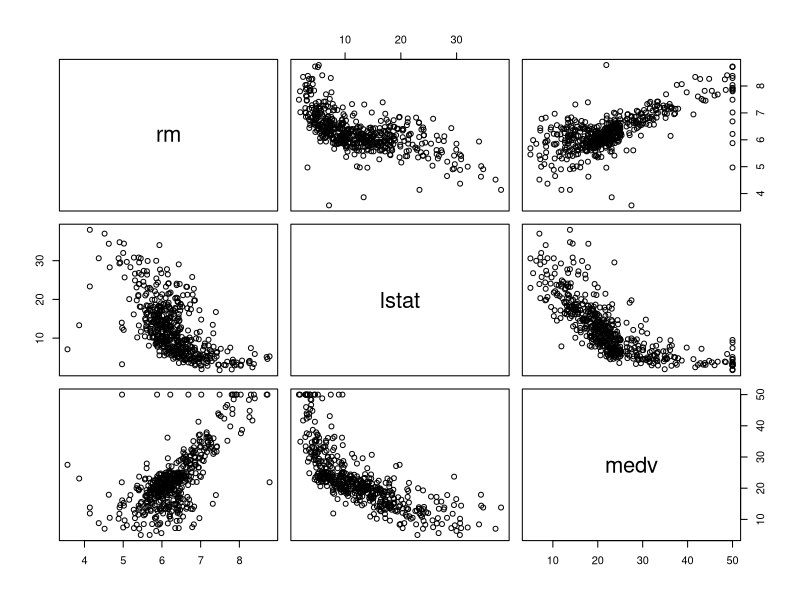
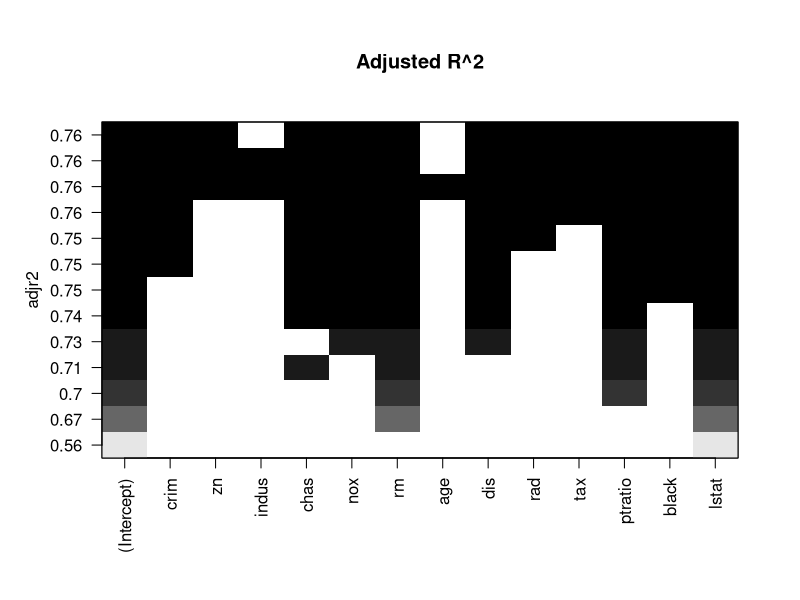
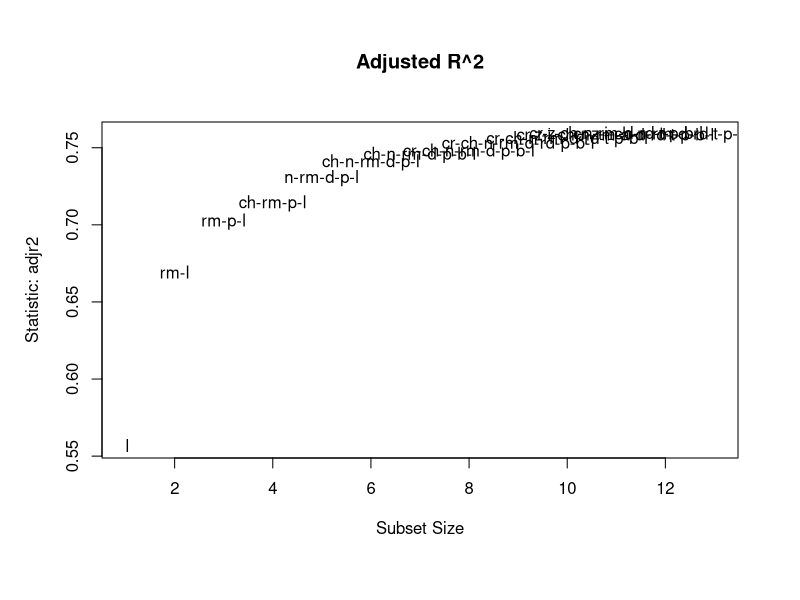

These charts were generated, in order, by the following R code: (Note: this script raises an error after producing the figures.)
### Load packages and data
library(tidyverse)
library(MASS)
library(caret)
library(corrplot)
library(leaps)
library(car)

data(Boston)

### Examine structure of Boston data set
str(Boston)

###---------------------------------------------------------------------------
###---------------------------------------------------------------------------
###------- Analytic Approach -------------------------------------------------
###---------------------------------------------------------------------------
###---------------------------------------------------------------------------


### Determine the two variables with the highest correlation to medv
corMat <- cor(Boston)
corPairs <- as.data.frame(as.table(corMat))

sorted <- 
  corPairs %>%
    dplyr::filter(Var1 %in% "medv") %>%
      dplyr::mutate(absFreq = abs(Freq)) %>%
        dplyr::arrange(absFreq)

pairs(Boston[names(Boston) %in% c("medv", "lstat", "rm")])

###---------------------------------------------------------------------------
###---------------------------------------------------------------------------
###------- Custom Functions --------------------------------------------------
###---------------------------------------------------------------------------
###---------------------------------------------------------------------------

performanceSummary <- function(lm_mod){
  rs <- summary(lm_mod)$r.squared
  ars <- summary(lm_mod)$adj.r.squared
  mse <- summary(lm_mod)$sigma
  
  res <- data.frame(r_squared = rs, adj_r_squared = ars, MSE = mse)
  
  res
}

###---------------------------------------------------------------------------
###---------------------------------------------------------------------------
###------- Results -----------------------------------------------------------
###---------------------------------------------------------------------------
###---------------------------------------------------------------------------

# create testing and validation data sets
train_index <- createDataPartition(Boston$medv, p = 0.75, list = FALSE)
trainset <- Boston[train_index, ]
testset <- Boston[-train_index, ]


##### perform best subsets analysis
regsubsets.out <-
  regsubsets(medv ~ .,
             data = trainset,
             nbest = 1,       # 1 best model for each number of predictors
             nvmax = NULL,    # NULL for no limit on number of variables
             force.in = NULL, force.out = NULL,
             method = "exhaustive")
regsubsets.out

best_subsets_mods <- lapply(1:13, function(x) names(coef(regsubsets.out, x))[-1])

best_subsets_mods_formulas <- lapply(best_subsets_mods,
                                     function(x) paste(x, collapse = "+"))

best_subsets_mods_full_formulas <- lapply(best_subsets_mods_formulas,
                                          function(x) lm(formula = paste0("medv ~ ", x), data = trainset))

# RMSE
rmse <- sapply(best_subsets_mods_full_formulas, function(x) sqrt(sum(predict(x, newdata = testset) - testset$medv)^2/nrow(testset)))

plotRmse <- data.frame(complexity = 1:13, measure = "Test Set: RMSE", value = rmse)


# Adjusted R-squared
ars <- sapply(best_subsets_mods_full_formulas, function(x) summary(x)$adj.r.squared)

plotArs <- data.frame(complexity = 1:13, measure = "Test Set: Adjusted R Squared", value = ars)

# all metrics
plotMetrics <- rbind(plotRmse, plotArs)

metPlot <- 
  plotMetrics %>%
    ggplot(aes(x = complexity, y = value)) + 
      geom_line() + 
        facet_wrap(~measure, scale = "free") + 
          xlab("Number of Parameters")


summary.out <- summary(regsubsets.out)
as.data.frame(summary.out$outmat)
plot(regsubsets.out, scale = "adjr2", main = "Adjusted R^2")

## Adjusted R2
res.legend <-
  subsets(regsubsets.out, statistic="adjr2", legend = FALSE, min.size = 1, main = "Adjusted R^2")

summary.out$adjr2

# the best compromise of R^2 and complexity is the model with 7 variables
# crim, nox, rm, dis, ptratio, black, lstat
lm.best_subsets <- lm(medv ~ zn + chas + nox + rm + dis + ptratio + lstat, data = testset)
performanceSummary(lm_mod = lm.best_subsets)


##### LASSO variable selection
lasso_grid <- expand.grid(fraction = seq(.05, 1, length = 20))
lasso_model <- train(medv ~ .,
                    data = trainset,
                    method = "lasso",
                    preProcess = c("center", "scale"),
                    tuneGrid = lasso_grid,
                    trControl = trainControl(method= "cv", selectionFunction = "oneSE"))
lasso_model
lasso_model$finalModel$beta.pure[8, ]
lasso_pred <- predict(lasso_model, testset)
postResample(pred = lasso_pred,  obs = testset$medv)

# crim, rm, dis, tax, ptratio, black, lstat
lm.lasso <- lm(medv ~ crim + rm + dis + tax + ptratio + black + lstat, data = testset)
performanceSummary(lm.lasso)
postResample(pred = predict(lm.lasso, testset),  obs = testset$medv)

# fine tune lm.best_subsets
lm.best_subsets <- lm(medv ~ zn + chas + nox + rm + dis + ptratio + lstat, data = trainset)

## linearity considerations
boston_long <- 
  Boston[, c("medv", "zn", "chas", "nox", "rm", "dis", "ptratio", "lstat")] %>%
    tidyr::gather("var", "value", -1)

xyPlots <- boston_long %>%
            ggplot(aes(x = value, y = medv)) +
              geom_point() + 
                facet_wrap(~var, scales = "free")

# dis, lstat, nox all appear to have signs of non-linearity 
lm.best_subsets_poly <- lm(medv ~ zn + chas + poly(nox, 3) + rm + poly(dis, 3) + ptratio + poly(lstat, 3), data = trainset)
performanceSummary(lm.best_subsets_poly)

# lstat has a significant quadratic term
lm.best_subsets_poly <- lm(medv ~ zn + chas + nox + rm + dis + ptratio + poly(lstat, 2), data = trainset)
lm.best_subsets_poly_test <- lm(medv ~ zn + chas + nox + rm + dis + ptratio + poly(lstat, 2), data = testset)
performanceSummary(lm.best_subsets_poly_test)




## multicollinearity considerations
preds <- data.frame(zn = Boston$zn,
                    chas = Boston$chas,
                    nox = Boston$nox,
                    rm = Boston$rm,
                    dis = Boston$dis,
                    ptratio = Boston$ptratio,
                    lstat_poly1 = poly(Boston$lstat, 2)[, 1],
                    lstat_poly2 = poly(Boston$lstat, 2)[, 2])
                
corrplot::corrplot(cor(preds),
                   order = "hclust",
                   type = "lower")

# dis and nox have high correlation, as do rm and lstat_poly1
lm.best_subsets_poly_int1 <- lm(medv ~ zn + chas + nox + rm + dis + ptratio + poly(lstat, 2) + dis*nox, data = testset)
performanceSummary(lm.best_subsets_poly_int1)

lm.best_subsets_poly_int2 <- lm(medv ~ zn + chas + nox + rm + dis + ptratio + rm*poly(lstat, 2), data = trainset)
lm.best_subsets_poly_int2_test <- lm(medv ~ zn + chas + nox + rm + dis + ptratio + rm*poly(lstat, 2), data = testset)

performanceSummary(lm.best_subsets_poly_int2_test)


###---------------------------------------------------------------------------
###---------------------------------------------------------------------------
###------- Final Model -------------------------------------------------------
###---------------------------------------------------------------------------
###---------------------------------------------------------------------------

lm.final_model <- lm(medv ~ chas + nox + rm + dis + ptratio + poly(lstat, 2), data = Boston)

lm.final_model <- lm(sqrt(medv) ~ chas + nox + rm + log(dis) + ptratio + poly(lstat, 2), data = Boston)
performanceSummary(lm.final_model)


plot(lm.final_model$fitted.values, sqrt(Boston$medv), 
     xlab = "Fitted Values",
     ylab = "Square Root of Median House Price ($1000s)",
     main = "Final Model Fit")


plot(Boston$lstat, sqrt(Boston$medv),
     xlab = "lstat",
     ylab = "Square Root of Median House Price ($1000s)",
     main = "Potential Non-linearity of relationship between \n ltstat and median house value")




par(mfrow = c(2,2))
plot(lm.final_model)
dev.off()



summary(lm.final_model)

###---------------------------------------------------------------------------
###---------------------------------------------------------------------------
###------- Error Analysis ----------------------------------------------------
###---------------------------------------------------------------------------
###---------------------------------------------------------------------------

# Multicollinearity
corrplot::corrplot(cor(Boston[, -4]),
                   order = "hclust",
                   type = "lower")

vif(lm.best_subsets)

## linearity considerations
boston_long <- 
  Boston[, c("medv", "zn", "chas", "nox", "rm", "dis", "ptratio", "lstat")] %>%
  tidyr::gather("var", "value", -1)

xyPlots <- boston_long %>%
  ggplot(aes(x = value, y = medv)) +
  geom_point() + 
  facet_wrap(~var, scales = "free")

# dis, lstat, nox all appear to have signs of non-linearity 
lm.best_subsets_poly <- lm(medv ~ zn + chas + poly(nox, 3) + rm + poly(dis, 3) + ptratio + poly(lstat, 3), data = trainset)

#lstat has a significant quadratic term
lm.best_subsets_poly <- lm(medv ~ zn + chas + nox + rm + dis + ptratio + poly(lstat, 2), data = trainset)
postResample(pred = predict(lm.best_subsets_poly, testset),  obs = testset$medv)


## Transformations
medv <- data.frame(status = "non-transformed", var = "medv", value = Boston$medv)
medv_sqrt <- data.frame(status = "square root", var = "medv", value = sqrt(Boston$medv))
dis <- data.frame(status = "non-transformed", var = "dis", value = Boston$dis)
dis_log <- data.frame(status = "log", var = "dis", value = log(Boston$dis))


resp <- do.call(rbind, list(medv, medv_sqrt, dis, dis_log))

medv_plot <- 
  resp %>%
    ggplot(aes(x = value)) + 
      geom_histogram() + 
        facet_wrap(~var + status, scales = "free")

###---------------------------------------------------------------------------
###---------------------------------------------------------------------------
###------- Actionable Insights -----------------------------------------------
###---------------------------------------------------------------------------
###---------------------------------------------------------------------------

chas_plot <- 
  Boston %>%
    dplyr::arrange(medv) %>%
      dplyr::mutate(index = 1:nrow(Boston), chas = as.character(chas)) %>%
        ggplot(aes(x = index, y = medv)) + 
          geom_point(aes(color = chas)) +
            xlab("") + 
              ylab("Median House Value") + 
                theme(axis.title.x=element_blank(),
                      axis.text.x=element_blank(),
                      axis.ticks.x=element_blank())


rooms_plot <- 
  Boston %>%
  dplyr::arrange(medv) %>%
  dplyr::mutate(index = 1:nrow(Boston)) %>%
  ggplot(aes(x = index, y = medv)) + 
  geom_point(aes(color = rm)) +
  xlab("") + 
  ylab("Median House Value") + 
  theme(axis.title.x=element_blank(),
        axis.text.x=element_blank(),
        axis.ticks.x=element_blank())


###---------------------------------------------------------------------------
###---------------------------------------------------------------------------
###------- Supplemental Information ------------------------------------------
###---------------------------------------------------------------------------
###---------------------------------------------------------------------------

broom::tidy(lm.final_model)
